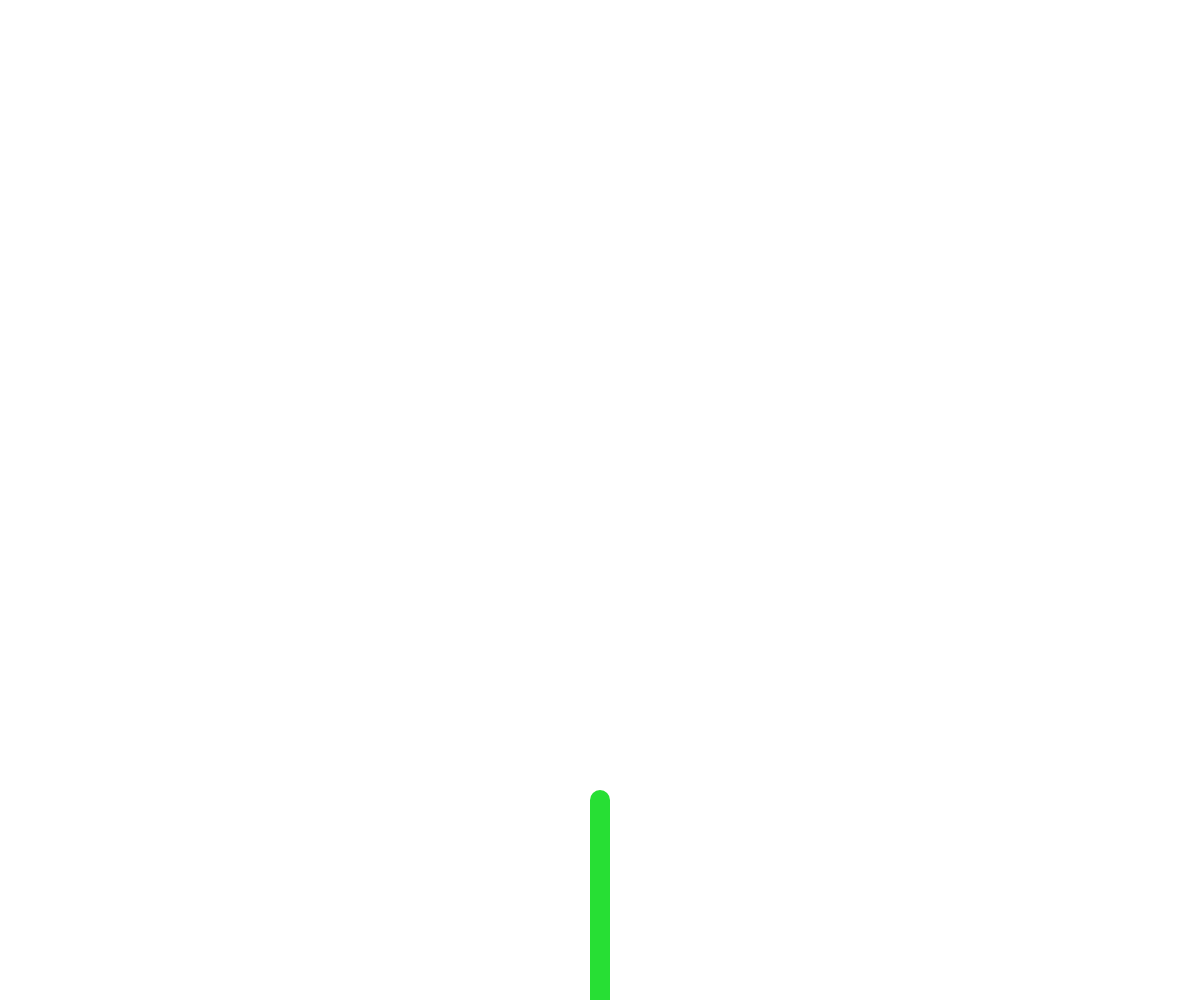
Frame 1 (no input)
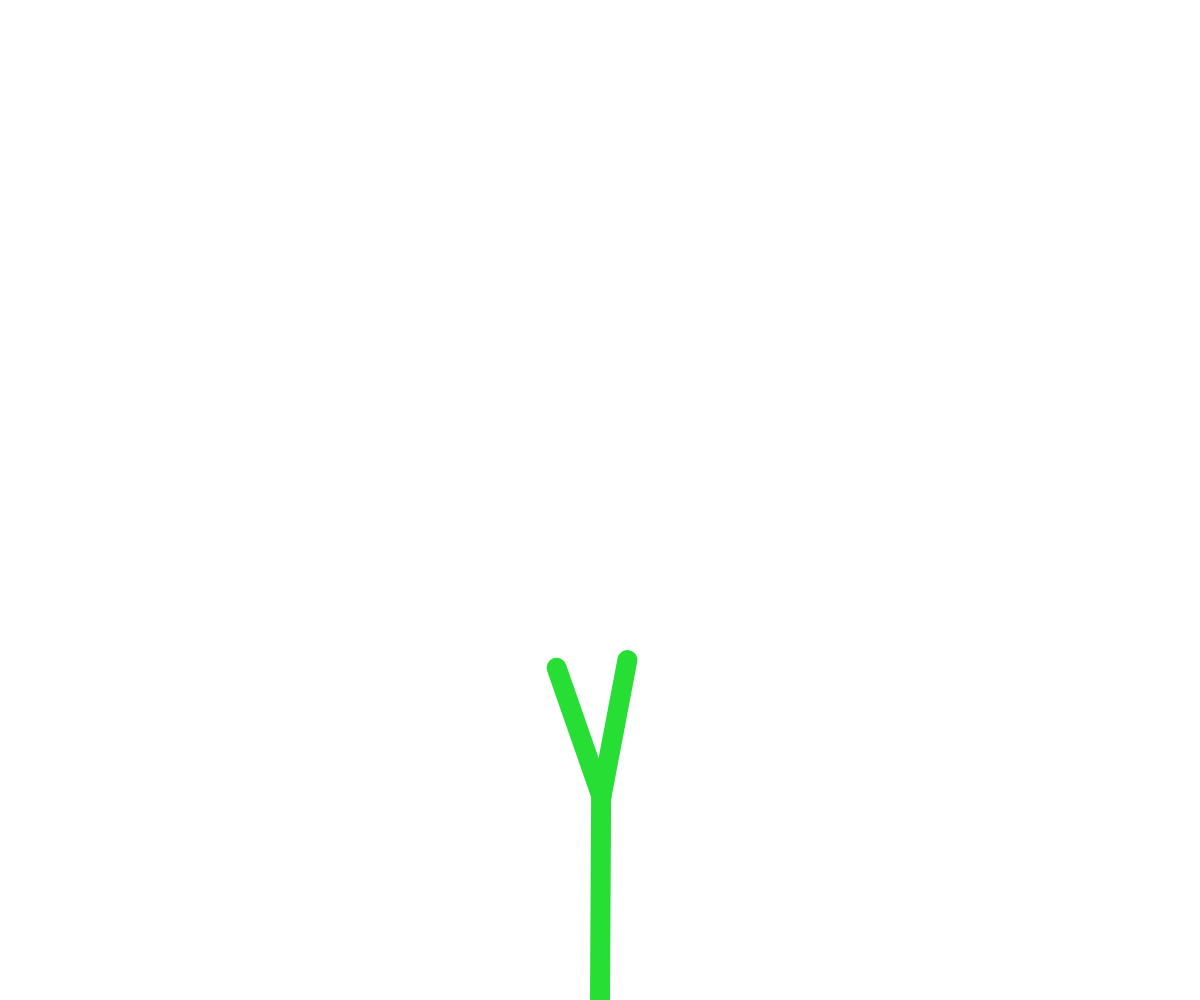
Frame 60 (no input)
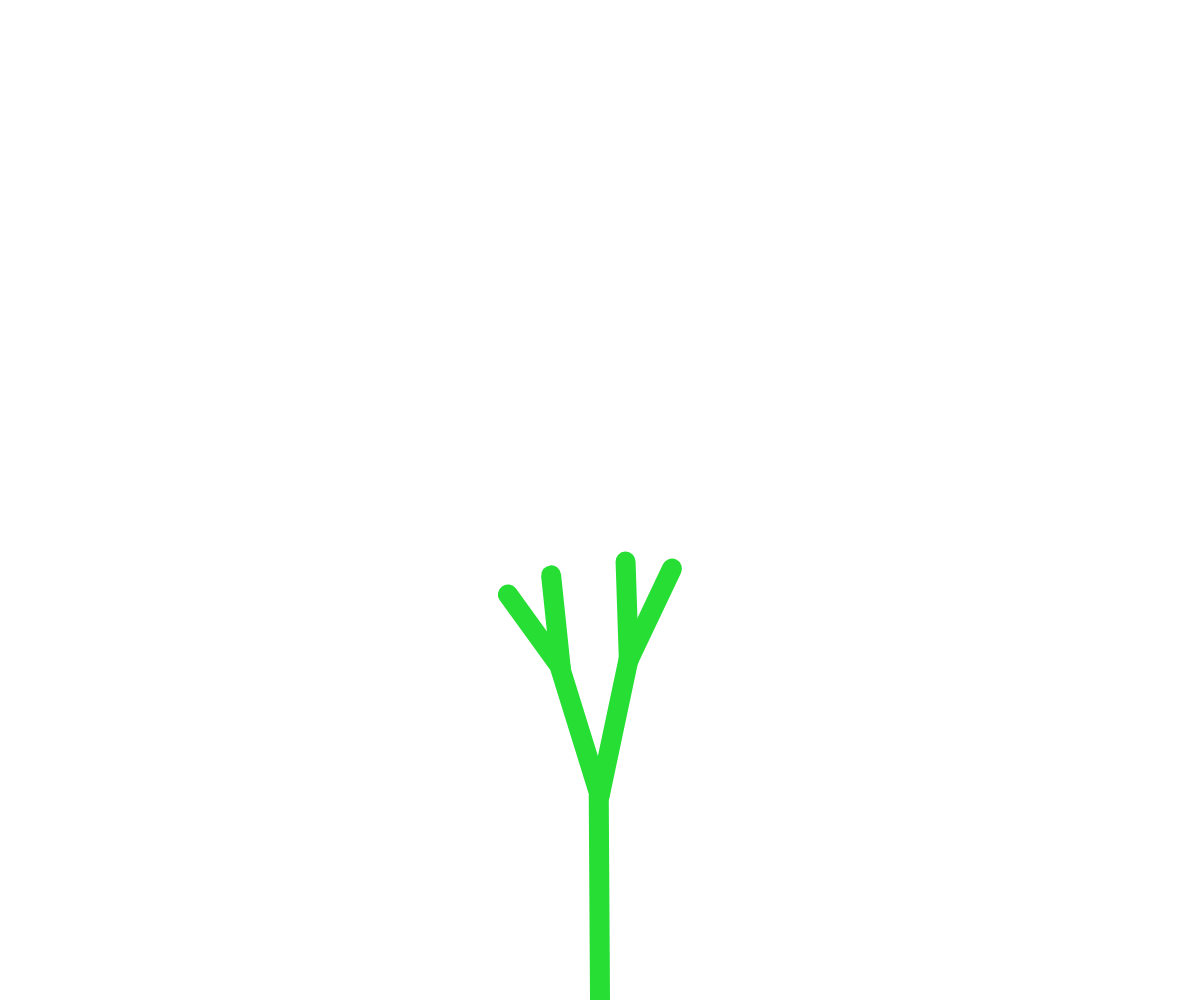
Frame 120 (the mouse pressed at the canvas centre since frame 60)

The p5.js sketch that drew these frames (run headless with seeded random() and noise() and a simulated clock; from frame 60 on, the mouse is pressed at the canvas centre):

// p5.js sketch
// ── sketch.js
// Coding Rainbow
// Daniel Shiffman
// http://patreon.com/codingtrain
// Code for: https://youtu.be/fcdNSZ9IzJM

let tree = [];
let leaves = [];

let count = 0;


function setup() {
  createCanvas(windowWidth, windowHeight);
  let a = createVector(width / 2, height);
  let b = createVector(width / 2, height - 200);
  
  let root = new Branch(a, b);

  tree[0] = root;

  
  
}

function iterateTree() {
  for (let i = tree.length-1; i >= 0; i--) {
    if (!tree[i].finished && frameCount<400) {
      tree.push(tree[i].branchA());
      tree.push(tree[i].branchB());
    }
    tree[i].finished = true;
  }
  count++;

  if (count === 7) {
    for (var i = 0; i < tree.length; i++) {
      if (!tree[i].finished) {
        let leaf = tree[i].end.copy();
        leaves.push(leaf);
      }
    }
  }

}

function draw() {
    clear();

  for (var i = 0; i < tree.length; i++) {
    tree[i].show();
    tree[i].jitter();
  }

 

  

  let leafAngle=0;

  for (var i = 0; i < leaves.length; i++) {
    fill("#27df34");
    noStroke();
    push();
    translate(leaves[i].x, leaves[i].y);
    rotate(leafAngle);
    console.log(leafAngle[i])
    ellipse(0, 0, 20, 35);
    // stroke("#0583F2");
    // strokeWeight(6);
    // line(0, -17, 0, 17);
    pop();
    leaves[i].y += random(0, 2);
    leaves[i].x += random(-2, 2);
  
    leafAngle+=PI/3;
  }

  if (frameCount%50==0){
    iterateTree();
  }
  if (frameCount%200==0){
    redraw(0);
  }


  

}
// ── branch.js
class Branch {

    constructor(begin, end) {
      this.begin = begin;
      this.end = end;
      this.finished = false;
    }
  
    jitter() {
      this.end.x += random(-1, 1);
      this.end.y += random(-1, 1);
    }
  
    show() {
      stroke("#27df34");
      strokeWeight(20);
      line(this.begin.x, this.begin.y, this.end.x, this.end.y);
    }
  
    branchA() {
      let dir = p5.Vector.sub(this.end, this.begin);
      dir.rotate(PI / 16);
      dir.mult(0.7);
      let newEnd = p5.Vector.add(this.end, dir);
      let b = new Branch(this.end, newEnd);
      return b;
    }
  
    branchB() {
      let dir = p5.Vector.sub(this.end, this.begin);
      dir.rotate(-PI / 10);
      dir.mult(0.67);
      let newEnd = p5.Vector.add(this.end, dir);
      let b = new Branch(this.end, newEnd);
      return b;
    }
  }
